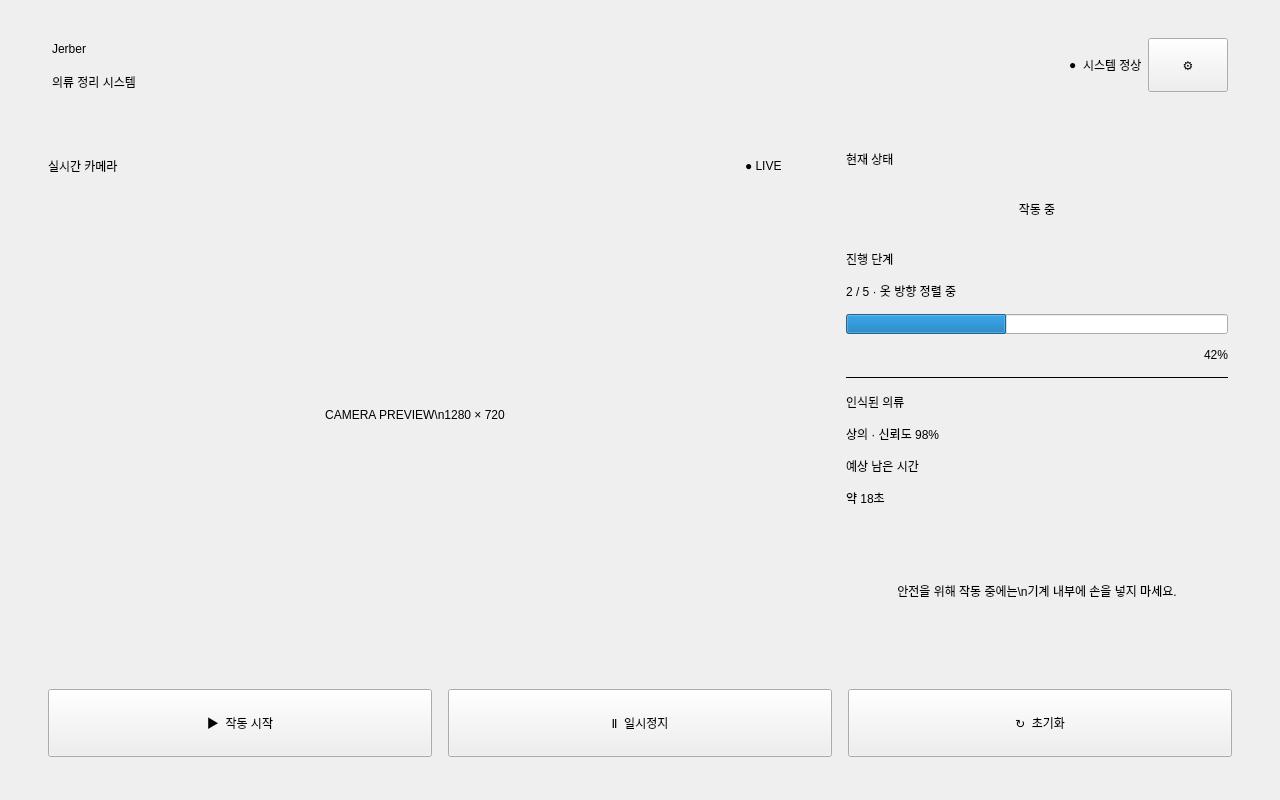
<?xml version="1.0" encoding="UTF-8"?>
<ui version="4.0">
 <class>MainWindow</class>
 <widget class="QMainWindow" name="MainWindow">
  <property name="geometry">
   <rect><x>0</x><y>0</y><width>1280</width><height>800</height></rect>
  </property>
  <property name="minimumSize"><size><width>960</width><height>600</height></size></property>
  <property name="windowTitle"><string>FoldMate Control</string></property>
  <widget class="QWidget" name="centralwidget">
   <layout class="QVBoxLayout" name="rootLayout">
    <property name="leftMargin"><number>28</number></property>
    <property name="topMargin"><number>24</number></property>
    <property name="rightMargin"><number>28</number></property>
    <property name="bottomMargin"><number>24</number></property>
    <property name="spacing"><number>20</number></property>
    <item>
     <widget class="QFrame" name="headerFrame">
      <property name="minimumSize"><size><width>0</width><height>82</height></size></property>
      <layout class="QHBoxLayout" name="headerLayout">
       <property name="leftMargin"><number>24</number></property>
       <property name="rightMargin"><number>24</number></property>
       <item>
        <layout class="QVBoxLayout" name="titleLayout">
         <property name="spacing"><number>2</number></property>
         <item><widget class="QLabel" name="titleLabel"><property name="text"><string>Jerber</string></property></widget></item>
         <item><widget class="QLabel" name="subtitleLabel"><property name="text"><string>의류 정리 시스템</string></property></widget></item>
        </layout>
       </item>
       <item><spacer name="headerSpacer"><property name="orientation"><enum>Qt::Horizontal</enum></property><property name="sizeHint" stdset="0"><size><width>40</width><height>20</height></size></property></spacer></item>
       <item><widget class="QLabel" name="connectionDot"><property name="text"><string>●</string></property></widget></item>
       <item><widget class="QLabel" name="connectionLabel"><property name="text"><string>시스템 정상</string></property></widget></item>
       <item><widget class="QPushButton" name="settingsButton"><property name="minimumSize"><size><width>54</width><height>54</height></size></property><property name="text"><string>⚙</string></property></widget></item>
      </layout>
     </widget>
    </item>
    <item>
     <layout class="QHBoxLayout" name="contentLayout">
      <property name="spacing"><number>20</number></property>
      <item>
       <widget class="QFrame" name="cameraCard">
        <layout class="QVBoxLayout" name="cameraLayout">
         <property name="leftMargin"><number>20</number></property><property name="topMargin"><number>20</number></property><property name="rightMargin"><number>20</number></property><property name="bottomMargin"><number>20</number></property><property name="spacing"><number>14</number></property>
         <item>
          <layout class="QHBoxLayout" name="cameraHeaderLayout">
           <item><widget class="QLabel" name="cameraTitle"><property name="text"><string>실시간 카메라</string></property></widget></item>
           <item><spacer name="cameraSpacer"><property name="orientation"><enum>Qt::Horizontal</enum></property><property name="sizeHint" stdset="0"><size><width>40</width><height>20</height></size></property></spacer></item>
           <item><widget class="QLabel" name="cameraLiveBadge"><property name="text"><string>● LIVE</string></property></widget></item>
          </layout>
         </item>
         <item>
          <widget class="QLabel" name="cameraLabel">
           <property name="minimumSize"><size><width>0</width><height>430</height></size></property>
           <property name="text"><string>CAMERA PREVIEW\n1280 × 720</string></property>
           <property name="alignment"><set>Qt::AlignCenter</set></property>
          </widget>
         </item>
        </layout>
       </widget>
      </item>
      <item>
       <widget class="QFrame" name="statusCard">
        <property name="minimumSize"><size><width>370</width><height>0</height></size></property>
        <property name="maximumSize"><size><width>430</width><height>16777215</height></size></property>
        <layout class="QVBoxLayout" name="statusLayout">
         <property name="leftMargin"><number>24</number></property><property name="topMargin"><number>24</number></property><property name="rightMargin"><number>24</number></property><property name="bottomMargin"><number>24</number></property><property name="spacing"><number>14</number></property>
         <item><widget class="QLabel" name="statusTitle"><property name="text"><string>현재 상태</string></property></widget></item>
         <item><widget class="QLabel" name="stateBadge"><property name="minimumSize"><size><width>0</width><height>54</height></size></property><property name="text"><string>작동 중</string></property><property name="alignment"><set>Qt::AlignCenter</set></property></widget></item>
         <item><widget class="QLabel" name="stepCaption"><property name="text"><string>진행 단계</string></property></widget></item>
         <item><widget class="QLabel" name="stepLabel"><property name="text"><string>2 / 5 · 옷 방향 정렬 중</string></property></widget></item>
         <item><widget class="QProgressBar" name="progressBar"><property name="minimumSize"><size><width>0</width><height>20</height></size></property><property name="value"><number>42</number></property><property name="textVisible"><bool>false</bool></property></widget></item>
         <item><widget class="QLabel" name="progressText"><property name="text"><string>42%</string></property><property name="alignment"><set>Qt::AlignRight</set></property></widget></item>
         <item><widget class="QFrame" name="infoSeparator"><property name="frameShape"><enum>QFrame::HLine</enum></property></widget></item>
         <item><widget class="QLabel" name="detectedCaption"><property name="text"><string>인식된 의류</string></property></widget></item>
         <item><widget class="QLabel" name="detectedValue"><property name="text"><string>상의 · 신뢰도 98%</string></property></widget></item>
         <item><widget class="QLabel" name="timeCaption"><property name="text"><string>예상 남은 시간</string></property></widget></item>
         <item><widget class="QLabel" name="timeValue"><property name="text"><string>약 18초</string></property></widget></item>
         <item><spacer name="statusSpacer"><property name="orientation"><enum>Qt::Vertical</enum></property><property name="sizeHint" stdset="0"><size><width>20</width><height>40</height></size></property></spacer></item>
         <item><widget class="QLabel" name="noticeLabel"><property name="minimumSize"><size><width>0</width><height>70</height></size></property><property name="text"><string>안전을 위해 작동 중에는\n기계 내부에 손을 넣지 마세요.</string></property><property name="alignment"><set>Qt::AlignCenter</set></property><property name="wordWrap"><bool>true</bool></property></widget></item>
        </layout>
       </widget>
      </item>
     </layout>
    </item>
    <item>
     <widget class="QFrame" name="controlCard">
      <property name="minimumSize"><size><width>0</width><height>106</height></size></property>
      <layout class="QHBoxLayout" name="controlLayout">
       <property name="leftMargin"><number>20</number></property><property name="topMargin"><number>18</number></property><property name="rightMargin"><number>20</number></property><property name="bottomMargin"><number>18</number></property><property name="spacing"><number>16</number></property>
       <item><widget class="QPushButton" name="startButton"><property name="minimumSize"><size><width>0</width><height>68</height></size></property><property name="text"><string>▶  작동 시작</string></property></widget></item>
       <item><widget class="QPushButton" name="pauseButton"><property name="minimumSize"><size><width>0</width><height>68</height></size></property><property name="text"><string>Ⅱ  일시정지</string></property></widget></item>
       <item><widget class="QPushButton" name="resetButton"><property name="minimumSize"><size><width>0</width><height>68</height></size></property><property name="text"><string>↻  초기화</string></property></widget></item>
      </layout>
     </widget>
    </item>
   </layout>
  </widget>
 </widget>
 <resources/>
 <connections/>
</ui>
